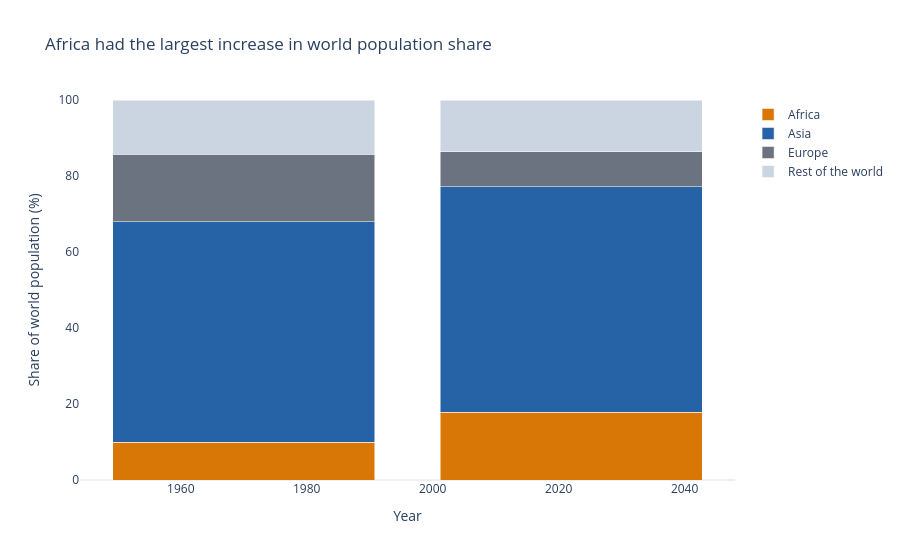

Write notebook code for a chart like this one.
### Markdown cell above
**Chart choice & justification:** *Which chart did you choose, and why? Justify design choices.

**I chose a 100% stacked bar chart because the question focuses on population shares rather than absolute population. Each bar represents the complete world population for a particular year, so the changing proportions of Africa, Asia, Europe and the rest of the world can be compared directly.**

### Code cell
# Q7# YOUR CODE HERE

q7 = df.copy()

# Keep Africa, Asia and Europe separate
# Combine the remaining continents
q7["Region"] = q7["Continent"].where(
    q7["Continent"].isin(["Africa", "Asia", "Europe"]),
    "Rest of the world"
)

# Convert 1970 and 2022 into long format
q7 = q7.melt(
    id_vars="Region",
    value_vars=[
        "1970 Population",
        "2022 Population"
    ],
    var_name="Year",
    value_name="Population"
)

# Extract the year
q7["Year"] = q7["Year"].str[:4].astype(int)

# Calculate population by region
q7 = (
    q7.groupby(["Year", "Region"])["Population"]
    .sum()
    .reset_index()
)

# Calculate each region's share of the world population
q7["Share (%)"] = (
    q7["Population"]
    / q7.groupby("Year")["Population"].transform("sum")
    * 100
)

# Calculate the change in share
share_1970 = q7[q7["Year"] == 1970].set_index("Region")["Share (%)"]
share_2022 = q7[q7["Year"] == 2022].set_index("Region")["Share (%)"]

change = share_2022 - share_1970
rising_region = change.idxmax()

fig = px.bar(
    q7,
    x="Year",
    y="Share (%)",
    color="Region",
    barmode="stack",
    category_orders={
        "Region": [
            "Africa",
            "Asia",
            "Europe",
            "Rest of the world"
        ]
    },
    color_discrete_map={
        "Africa": "#D97706",
        "Asia": "#2563A6",
        "Europe": "#6B7280",
        "Rest of the world": "#CBD5E1"
    },
    title=f"{rising_region} had the largest increase in world population share"
)

fig.update_layout(
    template="plotly_white",
    xaxis_title="Year",
    yaxis_title="Share of world population (%)",
    legend_title=""
)

fig.update_xaxes(showgrid=False)
fig.update_yaxes(
    showgrid=False,
    range=[0, 100]
)

fig.show()

### Figure 1 — Plotly figure (JSON) as saved in the notebook; plotly's stock layout.template omitted (floating-point values rounded to 4 significant figures)
{"data": [{"hovertemplate": "Region=Africa<br>Year=%{x}<br>Share (%)=%{y}<extra></extra>", "legendgroup": "Africa", "marker": {"color": "#D97706", "pattern": {"shape": ""}}, "name": "Africa", "orientation": "v", "showlegend": true, "textposition": "auto", "type": "bar", "x": [1970, 2022], "xaxis": "x", "y": [9.893, 17.89], "yaxis": "y"}, {"hovertemplate": "Region=Asia<br>Year=%{x}<br>Share (%)=%{y}<extra></extra>", "legendgroup": "Asia", "marker": {"color": "#2563A6", "pattern": {"shape": ""}}, "name": "Asia", "orientation": "v", "showlegend": true, "textposition": "auto", "type": "bar", "x": [1970, 2022], "xaxis": "x", "y": [58.06, 59.21], "yaxis": "y"}, {"hovertemplate": "Region=Europe<br>Year=%{x}<br>Share (%)=%{y}<extra></extra>", "legendgroup": "Europe", "marker": {"color": "#6B7280", "pattern": {"shape": ""}}, "name": "Europe", "orientation": "v", "showlegend": true, "textposition": "auto", "type": "bar", "x": [1970, 2022], "xaxis": "x", "y": [17.76, 9.32], "yaxis": "y"}, {"hovertemplate": "Region=Rest of the world<br>Year=%{x}<br>Share (%)=%{y}<extra></extra>", "legendgroup": "Rest of the world", "marker": {"color": "#CBD5E1", "pattern": {"shape": ""}}, "name": "Rest of the world", "orientation": "v", "showlegend": true, "textposition": "auto", "type": "bar", "x": [1970, 2022], "xaxis": "x", "y": [14.29, 13.57], "yaxis": "y"}], "layout": {"barmode": "stack", "legend": {"title": {"text": ""}, "tracegroupgap": 0}, "title": {"text": "Africa had the largest increase in world population share"}, "xaxis": {"anchor": "y", "domain": [0, 1], "showgrid": false, "title": {"text": "Year"}}, "yaxis": {"anchor": "x", "domain": [0, 1], "range": [0, 100], "showgrid": false, "title": {"text": "Share of world population (%)"}}}}
